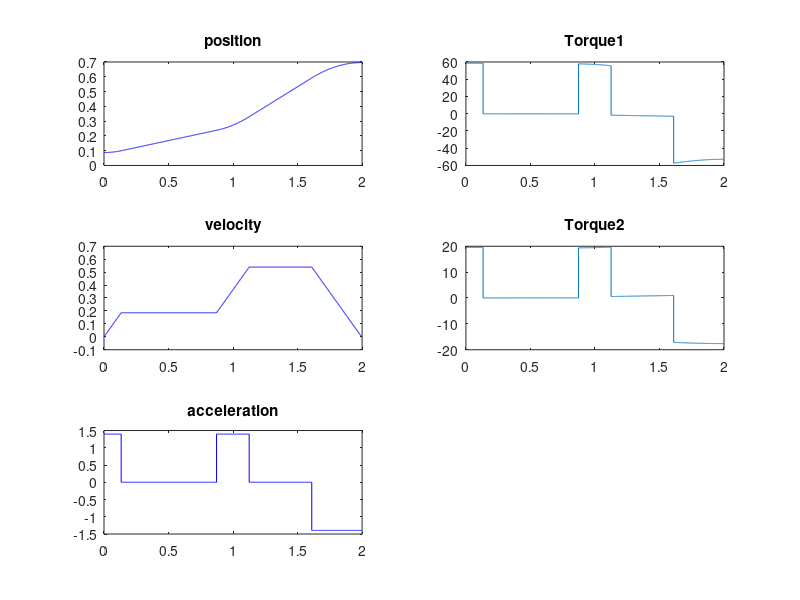

This chart was generated by the following MATLAB code:
degree2rad = pi/180;

theta1 = 5;
theta2 = 15;
theta3 = 40;

acceleration_b = 80;

td12 = 1;
td23 = 1;

% subplot(3,2,1)
% plot(0,theta1,'r*');
% hold on;
% plot(td12,theta2,'r*');
% hold on;
% plot(td12+td23,theta3,'r*');
% hold on;

acceleration_1 = acceleration_b;
tb1 = td12 - sqrt(td12^2-2*(theta2-theta1)/acceleration_1)
velocity12 = (theta2-theta1)/(td12-tb1/2)

acceleration_3 = -acceleration_b;
tb3 = td23 - sqrt(td23^2 + 2*(theta3-theta2)/acceleration_3)
velocity23 = (theta3-theta2)/(td23-tb3/2)

acceleration_2 = acceleration_b;
tb2 = (velocity23-velocity12)/acceleration_2

t23 = td23 - tb2/2 - tb3

t12 = td12 - tb2/2 - tb1

t_b1 = 0:0.001:tb1;
p_b1 = theta1 + 1/2*acceleration_1*t_b1.^2;
v_b1 = acceleration_1*t_b1;
a_b1 = acceleration_1 + 0*t_b1;
t = t_b1;
p = p_b1;
v = v_b1;
a = a_b1;

t_12 = 0:0.001:t12;
p_12 = p_b1(end) + velocity12.*t_12;
v_12 = v_b1(end) + 0 * t_12;
a_12 = 0*t_12;
t = [t t_12+t(end)];
p = [p p_12];
v = [v v_12];
a = [a a_12];

t_b2 = 0:0.001:tb2;
p_b2 = p_12(end) + v_12(end)*t_b2 + 1/2*acceleration_2*t_b2.^2;
v_b2 = v_12(end) + acceleration_2*t_b2;
a_b2 = acceleration_2 +0*t_b2;
t = [t t_b2+t(end)];
p = [p p_b2];
v = [v v_b2];
a = [a a_b2];

t_23 = 0:0.001:t23;
p_23 = p_b2(end) + velocity23*t_23;
v_23 = v_b2(end) + 0*t_23;
a_23 = 0*t_23;
t = [t t_23+t(end)];
p = [p p_23];
v = [v v_23];
a = [a a_23];

t_b3 = 0:0.001:tb3;
p_b3 = p_23(end) + v_23(end)*t_b3 + 1/2*acceleration_3*t_b3.^2;
v_b3 = v_23(end) + acceleration_3*t_b3;
a_b3 = acceleration_3 + 0*t_b3;
t = [t t_b3+t(end)];
p = [p p_b3];
v = [v v_b3];
a = [a a_b3];

subplot(3,2,1)
plot(t,p*degree2rad,'b')
title('position')
subplot(3,2,3)
plot(t,v*degree2rad,'b')
title('velocity')
subplot(3,2,5)
plot(t,a*degree2rad,'b')
title('acceleration')

% 机械臂参数
m1 = 12;
m2 = 12;

l1 = 1;
l2 = 1;

r1 = 0.5;
r2 = 0.5;

I1 = [0.0125,0,0;0,1.0025,0;0,0,1.01];
I2 = I1;

% 运动学方程
alpha = I1(3,3)+I2(3,3)+m1*r1^2+m2*(l1^2+r2^2)
beta = m2*l1*r2
delta = I2(3,3)+m2*r2^2

torque = zeros(2,length(t(:)));
for k=1:length(t(:))
    theta1 = p(1,k)*degree2rad;
    theta2 = p(1,k)*degree2rad;
    dtheta1 = v(1,k)*degree2rad;
    dtheta2 = v(1,k)*degree2rad;
    ddtheta1 = a(1,k)*degree2rad;
    ddtheta2 = a(1,k)*degree2rad;
    M = [alpha+2*beta*cos(theta2),delta+beta*cos(theta2);
        delta+beta*cos(theta2), delta];
    C = [-beta*sin(theta2)*dtheta2,-beta*sin(theta2)*(dtheta1+dtheta2);
        beta*sin(theta2)*dtheta1,0];
    torque(:,k) = M*[ddtheta1;ddtheta2]+C*[dtheta1;dtheta2];
end
subplot(3,2,2)
plot(t,torque(1,:));
title('Torque1');
subplot(3,2,4)
plot(t,torque(2,:));
title('Torque2');